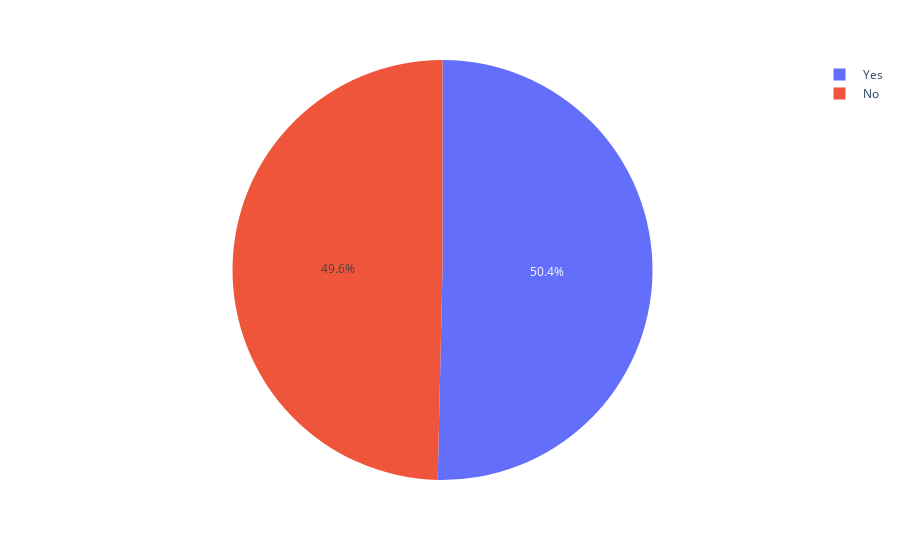

The notebook cell saved with this chart:
### Code cell
px.pie(dataset, ' self_employed')

### Figure 1 — Plotly figure (JSON) as saved in the notebook; plotly's stock layout.template omitted (floating-point values rounded to 4 significant figures; data arrays with more than 128 entries replaced by an {"elided": "..."} marker saying what was removed)
{"data": [{"domain": {"x": [0, 1], "y": [0, 1]}, "hovertemplate": " self_employed=%{label}<extra></extra>", "labels": {"elided": "4269 str values"}, "legendgroup": "", "name": "", "showlegend": true, "type": "pie"}], "layout": {"autosize": true, "legend": {"tracegroupgap": 0}, "margin": {"t": 60}}}
